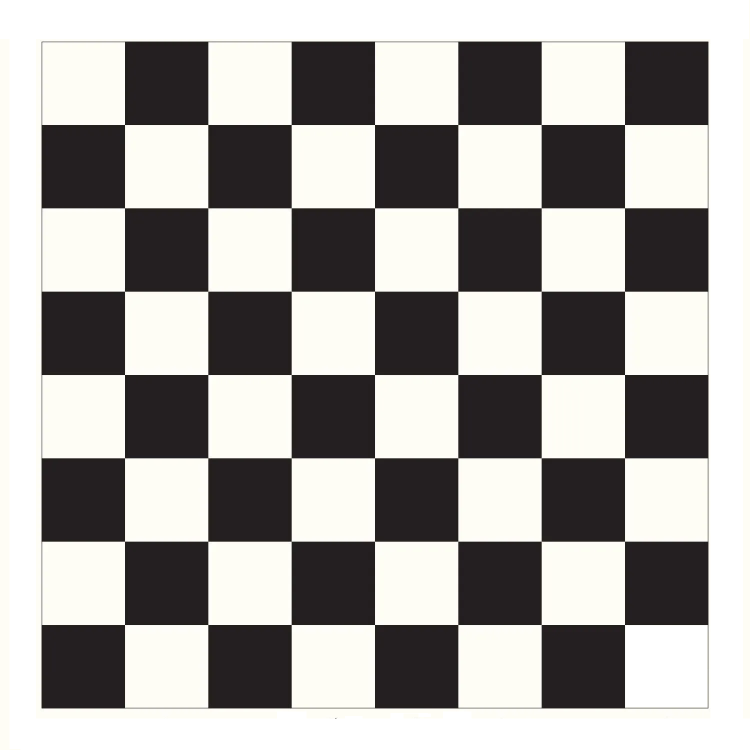
#> input picture OpenCV/05_OpenCV_ATTRIBUTE_RECOGNITION/03_CORNER_DETECTION_HARRIS/chessboard.png, 1500 x 1500 px (shown at 1/2 size)
$ jupyter execute corner_detection_harris.ipynb
#> lines starting #> are read from the running program, lines starting #| are printed output that depends on the picture; after the words box and inside, x2 and y2 are one past the last pixel; in counts of white or black regions, pixels touching at a corner belong together
[cell 1]
import cv2 as cv
import numpy as np

[cell 2]
src = cv.imread("chessboard.png")
#> src is the input picture: shape (1500, 1500, 3); mean B, G, R 162.7, 165.3, 167.6
src = cv.resize(src, (0,0), fx=0.4, fy=0.4)
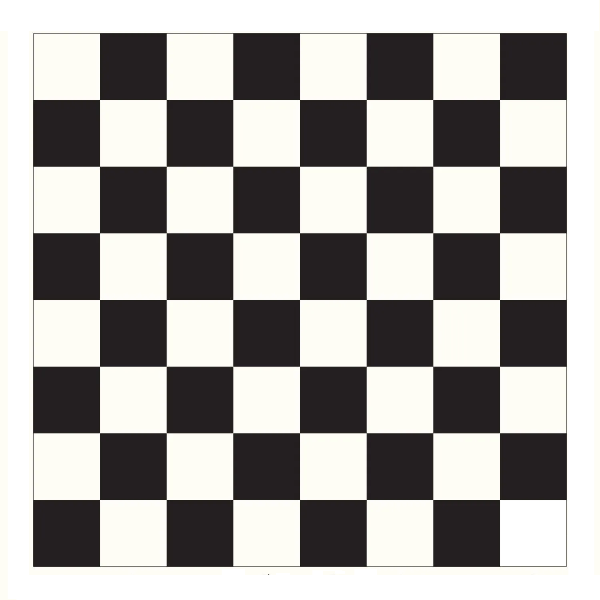
#> src: shape (600, 600, 3); mean B, G, R 162.4, 165, 167.4

[cell 3]
def harris(image):
    blockSize = 2       # Her bir köşe tespiti için değerlendirilen komşu boyutu.
    appertureSize = 3   # Sobel operatörünün kullanacağı türev filtresinin boyutu.
    k = 0.04            # Harris köşe tespiti için kullanılan serbest parametre, genellikle 0.04 - 0.06 arasında olur.

    gray = cv.cvtColor(image, cv.COLOR_BGR2GRAY) # gri tona çevir,

    # Harris köşe tespiti algoritmasını uygula.
    dst  = cv.cornerHarris(gray,            # Gri tonlamalı resim.
                           blockSize,       # Köşe tespiti için kullanılan komşu piksellerin boyutu (pencere boyutu).
                           appertureSize,   # Sobel türev filtresinin boyutu (genellikle 3, 5 veya 7 olabilir)
                           k)               # Harris köşe tespiti için kullanılan serbest parametre.
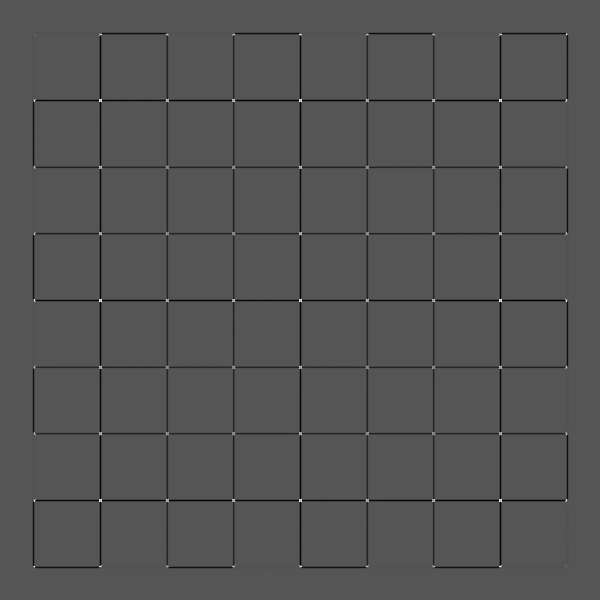
#> dst: shape (600, 600) float32; min -0.0237, max 0.0467, mean -0.000575; drawn with min black and max white

    dst_norm = np.empty(dst.shape, dtype=np.float32) # Normalleştirilmiş Harris cevaplarını tutacak boş bir dizi oluştur.

     # Harris cevabını 0 ile 255 arasında normalize et.
    cv.normalize(dst,                       # Harris cevabı.
                 dst_norm,                  # Normalleştirilen Harris cevabı.
                 alpha=0,                   # Minimum değeri normalizasyon sonrası 0 yapar.
                 beta=255,                  # Maksimum değeri normalizasyon sonrası 255 yapar.
                 norm_type=cv.NORM_MINMAX)  # Normalizasyon türü.

    # Harris cevabına göre köşe tespit edilen piksellere yeşil daire ekle.
    for i in range(dst_norm.shape[0]):
        for j in range(dst_norm.shape[1]):
            # Eğer normalleştirilmiş Harris değeri 120'den büyükse, bu bir köşe olarak kabul edilir.
            if int(dst_norm[i,j])>120:
                # Belirtilen koordinata yeşil renkli (0,255,0) bir daire çiz.
                cv.circle(image,
                          (j,i),        # Dairenin merkezi (x, y).
                          2,            # Dairenin yarıçapı.
                          (0,255,0),    # yeşil renkli.
                          2)            # Çizilen dairenin kalınlığı.
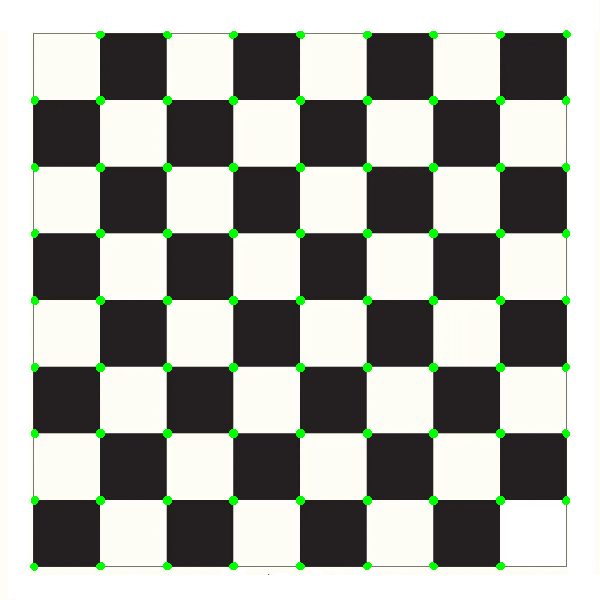
#> image: shape (600, 600, 3); 1.4% of pixels changed, all inside (x1, y1, x2, y2) = (30, 30, 571, 571); drawn as B, G, R

    return image

[cell 4]
harris_detection = harris(src.copy())

[cell 5]
# 2 sonucu yanyana gösterme
h, w = src.shape[:2]
#> h = 600; w = 600
result = np.zeros([h, w*2, 3], dtype=src.dtype)
result[0:h, 0:w  , :] = src
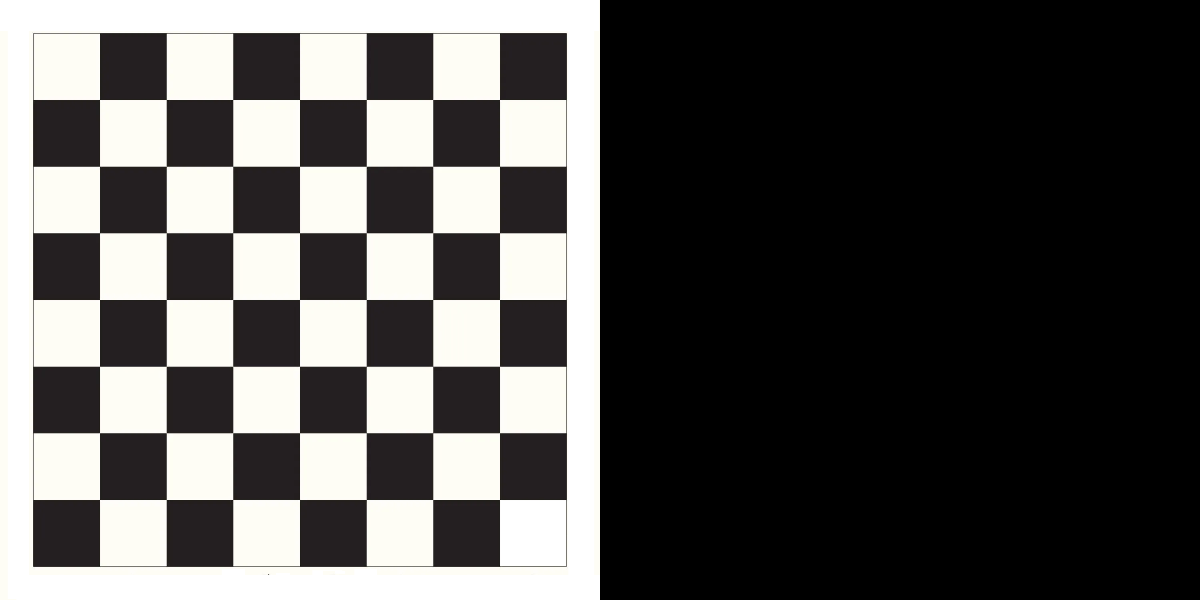
#> result: shape (600, 1200, 3); mean B, G, R 81.2, 82.5, 83.7
result[0:h, w:w*2, :] = harris_detection
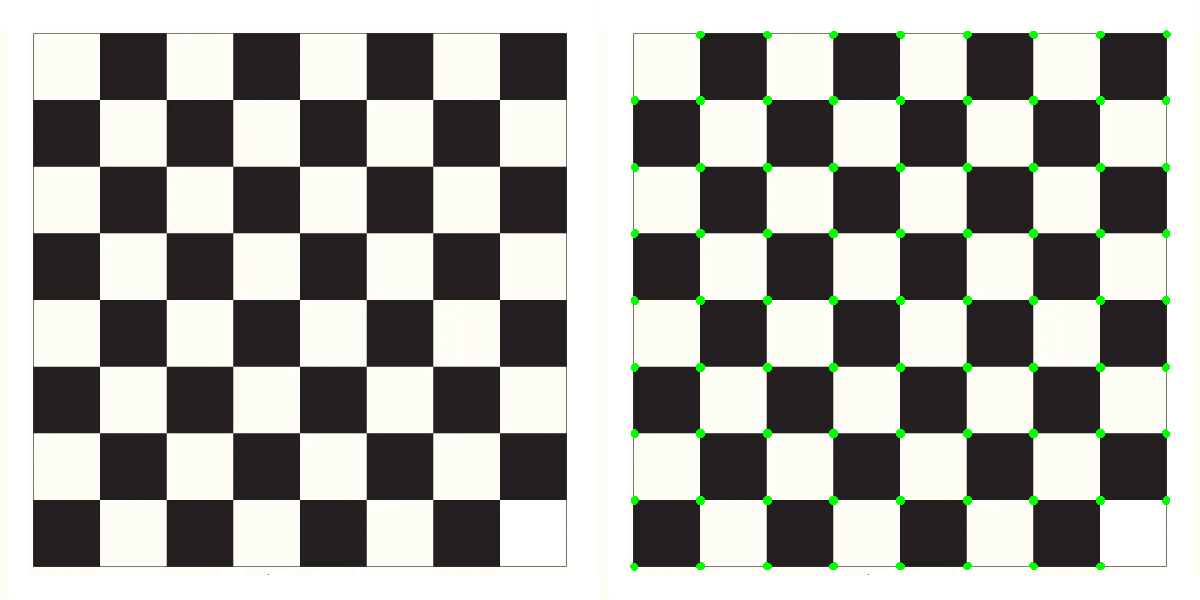
#> result: shape (600, 1200, 3); mean B, G, R 161.4, 165.7, 166.3
